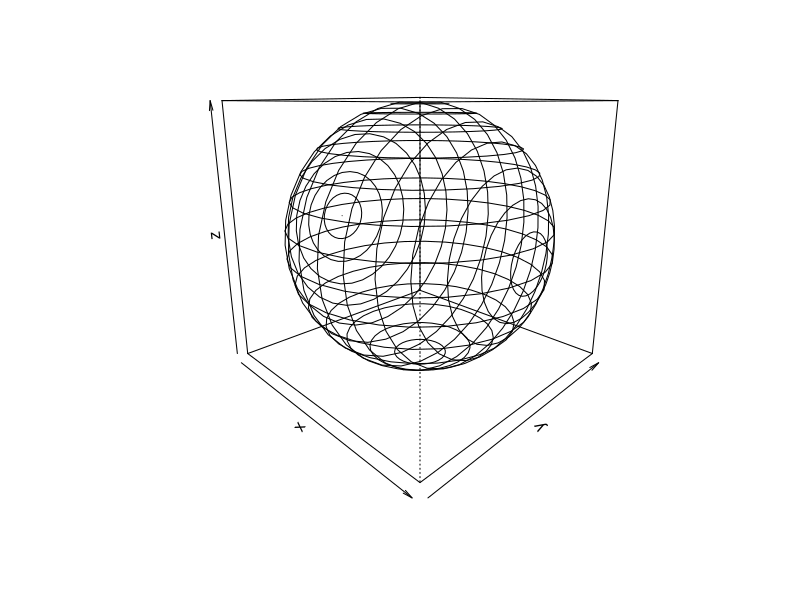

This chart was generated by the following R code:
ellipsoid<-function(
	hx=10,
	hrot=15,
	h=100,
	a=1,
	b=1,
	c=1,
	theta=45,
	phi=15,
	zlim=-1,
	scale=F,
	...
)
{
	if(zlim==-1)
	{
		zlim=c(-c,c);
	}
	pmat=persp(
		c(-a,a),
		c(-b,b),
		matrix(nrow=2,ncol=2),
		xlab="x",
		ylab="y",
		zlab="z",
		theta=theta,
		phi=phi,
		zlim=zlim,
		scale=scale,
		...
	);
	x=a*cos(seq(0,pi,pi/hrot));
	z=c*cos(seq(0,pi,pi/hrot));
	rot=seq(0,2*pi,pi/hrot);
	lenz=length(z);
	lenx=length(x);
	lenrot=length(rot);
	for(i in 1:lenx)
	{
		X=x[i];
		Ry=abs(b*sqrt(a^2-X^2)/a);
		Rz=abs(c*sqrt(a^2-X^2)/a);
		ptz=c();
		ptx=c();
		pty=c();
		for(j in 1:lenrot)
		{
			alpha=rot[j];
			Y=Ry*cos(alpha);
			Z=Rz*sin(alpha);

			ptz<-c(ptz,Z);
			ptx<-c(ptx,X);
			pty<-c(pty,Y);
		}
		res=trans3d(ptx,pty,ptz,pmat);
		points(
			res$x,
			res$y,
			type="l"
		);
	}
	for(i in 1:lenz)
	{
		Z=z[i];
		Ry=abs(b*sqrt(c^2-Z^2)/c);
		Rx=abs(a*sqrt(c^2-Z^2)/c);
		ptz=c();
		ptx=c();
		pty=c();
		for(j in 1:lenrot)
		{
			alpha=rot[j];
			Y=Ry*sin(alpha);
			X=Rx*cos(alpha);

			ptz<-c(ptz,Z);
			ptx<-c(ptx,X);
			pty<-c(pty,Y);
		}
		res=trans3d(ptx,pty,ptz,pmat);
		points(
			res$x,
			res$y,
			type="l"
		);
	}
}

res=ellipsoid();
